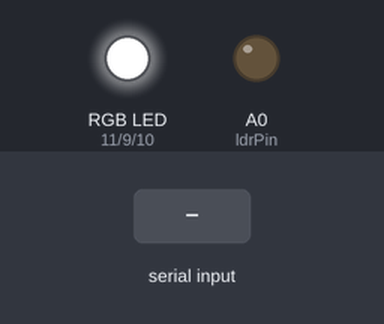
Recording of a sketch running on a simulated Arduino Uno, built with avr-gcc and run on an emulated ATmega328P. Shown: an RGB LED mixed from three pins (HIGH = lit), output pins drawn as LEDs (lit = HIGH). The test bench sets the inputs (shaded band). What the sketch prints to the serial monitor is not drawn.

Above: at 1.2 s.
1.3 s: byte 30 received over Serial
2.8 s: byte 90 received over Serial
4.3 s: byte 120 received over Serial
Timing chart, 0 to 7.3 s (numbered marks = the images above; inputs shaded):
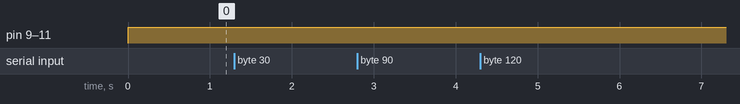

The sketch:

LED_RGB.ino
```cpp
//RCBG
int ldrPin=A0;
int redPin=11;
int bluePin=10;
int greenPin=9;
void setup(){
  Serial.begin(9600);
  pinMode(ldrPin,OUTPUT);
  pinMode(redPin,OUTPUT);
  pinMode(bluePin,OUTPUT);
  pinMode(greenPin,OUTPUT);
}
void loop(){
  bianco();
  semaforo();
}
void semaforo(){
  if(Serial.available()>0){
    char colore=Serial.read();
    Serial.print(colore);
  }
}
void allthreecolors(){
  int lettura=analogRead(ldrPin);
  int letturamappata=map(lettura,0,1023,0,100);
  analogWrite(redPin,56);
  delay(5000);
  analogWrite(redPin,0);
  analogWrite(bluePin,99);
  delay(5000);
  Serial.print("Blu= ");
  Serial.println(letturamappata);
  analogWrite(bluePin,0);
  analogWrite(greenPin,255);
  delay(5000);
  Serial.print("Verde= ");
  Serial.println(letturamappata);
  analogWrite(greenPin,0);
}
void bianco(){
  analogWrite(redPin,255);
  analogWrite(bluePin,255);
  analogWrite(greenPin,255);
}
```

Measured:
- after the input at 1.3 s, every drawn part: stays the same
- after the input at 2.8 s, every drawn part: stays the same
- after the input at 4.3 s, every drawn part: stays the same
